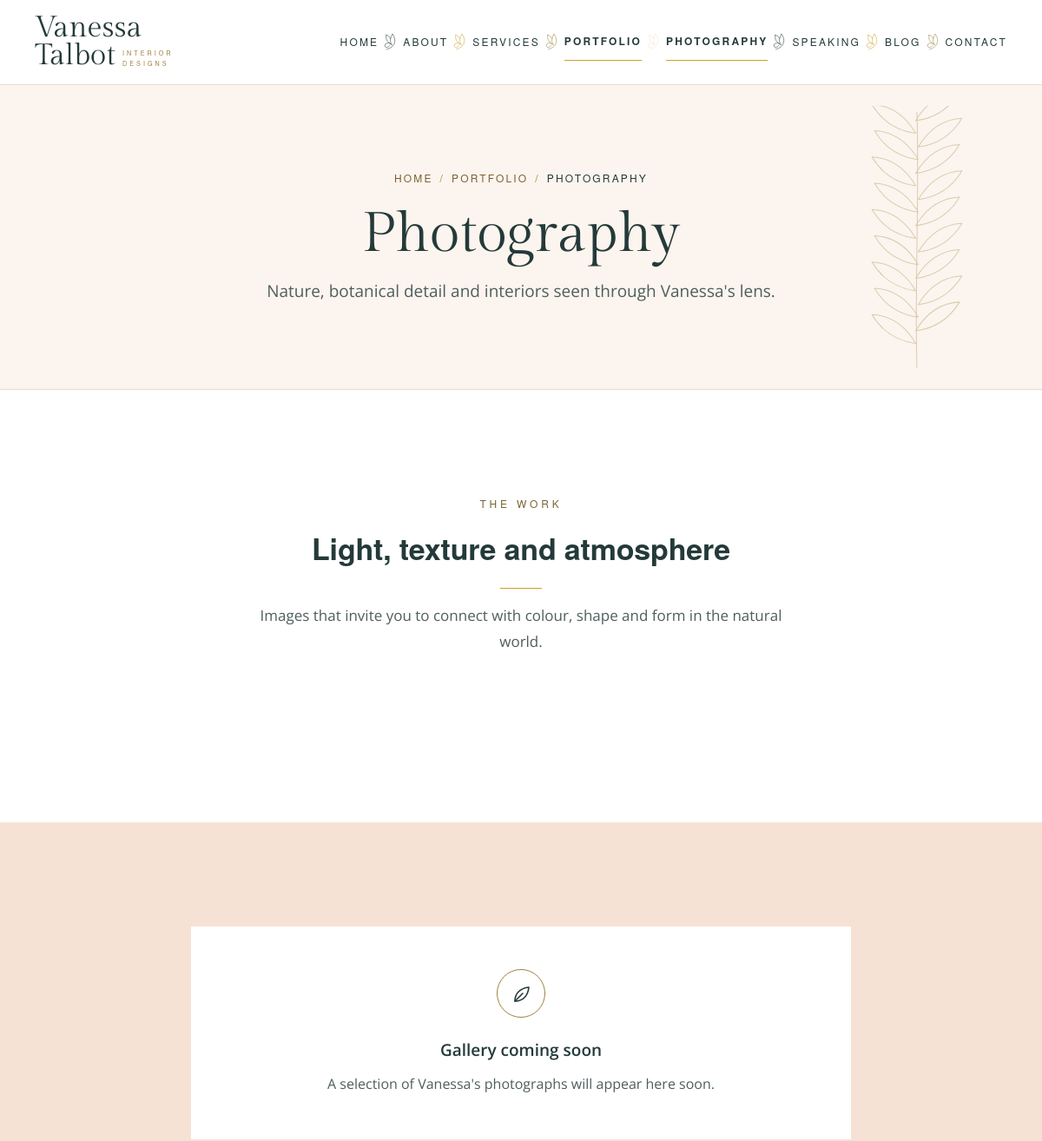
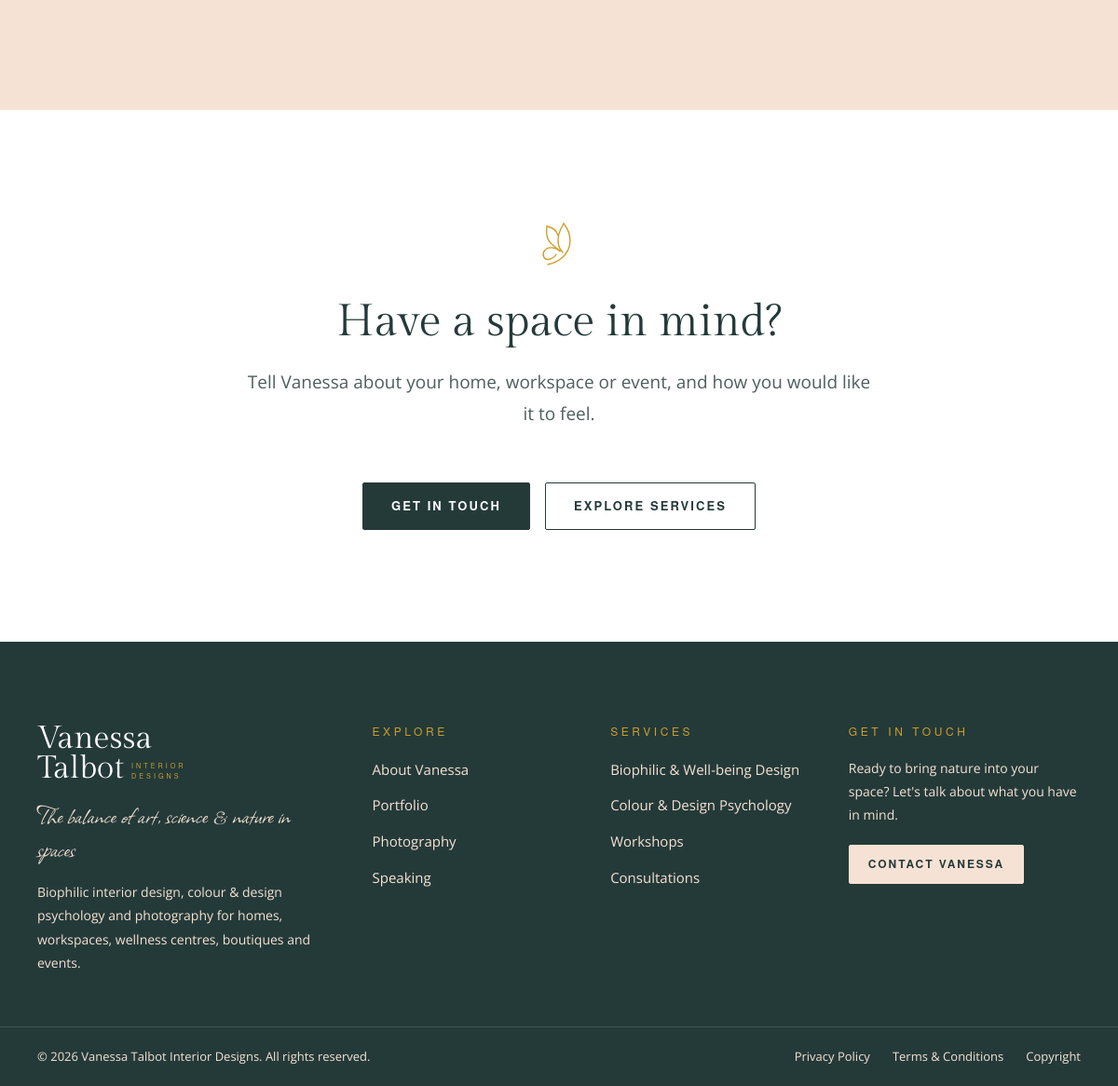
Page /portfolio/photography-gallery.php on the committed database (2 pictures, top to bottom).
### tables this page shows
CREATE TABLE IF NOT EXISTS PageSections (
    SectionID           INT UNSIGNED NOT NULL AUTO_INCREMENT,
    PageKey             VARCHAR(50)  NOT NULL,
    SectionKey          VARCHAR(100) NOT NULL,
    Eyebrow             VARCHAR(255) NULL,
    Heading             VARCHAR(255) NULL,
    Introduction        TEXT NULL,
    Body                MEDIUMTEXT NULL,
    ButtonText          VARCHAR(100) NULL,
    ButtonLink          VARCHAR(500) NULL,
    SecondaryButtonText VARCHAR(100) NULL,
    SecondaryButtonLink VARCHAR(500) NULL,
    Image               VARCHAR(500) NULL,
    ImageAlt            VARCHAR(255) NULL,
    DisplayOrder        INT NOT NULL DEFAULT 0,
    Status              ENUM('Draft','Published','Archived') NOT NULL DEFAULT 'Draft',
    CreatedDate         DATETIME NOT NULL DEFAULT CURRENT_TIMESTAMP,
    UpdatedDate         DATETIME NOT NULL DEFAULT CURRENT_TIMESTAMP ON UPDATE CURRENT_TIMESTAMP,
    LastEditedBy        INT UNSIGNED NULL,
    LastEditedDate      DATETIME NULL,
    PRIMARY KEY (SectionID),
    UNIQUE KEY uq_PageSections_Key (PageKey, SectionKey),
    KEY idx_PageSections_Listing (PageKey, Status, DisplayOrder),
    CONSTRAINT fk_PageSections_LastEditedBy FOREIGN KEY (LastEditedBy)
        REFERENCES AdminUsers (AdminUserID) ON UPDATE CASCADE ON DELETE SET NULL
);

CREATE TABLE IF NOT EXISTS WebsiteSettings (
    SettingID           INT UNSIGNED NOT NULL DEFAULT 1,
    BusinessName        VARCHAR(150) NOT NULL,
    Tagline             VARCHAR(255) NULL,
    Phone               VARCHAR(30)  NULL,
    WhatsApp            VARCHAR(30)  NULL,
    Email               VARCHAR(254) NULL,
    EnquiryEmail        VARCHAR(254) NULL COMMENT 'Where contact-form messages are sent',
    AddressLine1        VARCHAR(150) NULL,
    AddressLine2        VARCHAR(150) NULL,
    City                VARCHAR(100) NULL,
    Province            VARCHAR(100) NULL,
    PostalCode          VARCHAR(10)  NULL,
    Country             VARCHAR(100) NULL,
    ShowAddress         TINYINT(1) NOT NULL DEFAULT 0 COMMENT 'Street address is private unless switched on',
    RegistrationNumber  VARCHAR(50)  NULL,
    VATNumber           VARCHAR(30)  NULL,
    Facebook            VARCHAR(500) NULL,
    Instagram           VARCHAR(500) NULL,
    LinkedIn            VARCHAR(500) NULL,
    Pinterest           VARCHAR(500) NULL,
    YouTube             VARCHAR(500) NULL,
    TikTok              VARCHAR(500) NULL,
    FooterCopyright     VARCHAR(255) NULL,
    GoogleAnalyticsCode VARCHAR(50)  NULL COMMENT 'Measurement ID only (G-XXXXXXX), never script markup',
    UpdatedDate         DATETIME NOT NULL DEFAULT CURRENT_TIMESTAMP ON UPDATE CURRENT_TIMESTAMP,
    PRIMARY KEY (SettingID),
    CONSTRAINT chk_WebsiteSettings_SingleRow CHECK (SettingID = 1)
);

### portfolio/photography-gallery.php (called while the page is built, shortened)
<?php
require dirname(__DIR__) . '/includes/page-portfolio-category.php';

### includes/database.php (called while the page is built, shortened)
<?php
function db(): PDO
{
    static $pdo = null;
    if ($pdo instanceof PDO) {
        return $pdo;
    }
    $dsn = sprintf('mysql:host=%s;port=%s;dbname=%s;charset=%s', DB_HOST, DB_PORT, DB_NAME, DB_CHARSET);
    try {
        $pdo = new PDO($dsn, DB_USER, DB_PASS, [
            PDO::ATTR_ERRMODE            => PDO::ERRMODE_EXCEPTION,
            PDO::ATTR_DEFAULT_FETCH_MODE => PDO::FETCH_ASSOC,
            PDO::ATTR_EMULATE_PREPARES   => false,
            PDO::ATTR_TIMEOUT            => 5,
        ]);
        $pdo->exec("SET time_zone = '+02:00', SESSION sql_mode = 'STRICT_ALL_TABLES,ERROR_FOR_DIVISION_BY_ZERO,NO_ENGINE_SUBSTITUTION'");
    } catch (PDOException $error) {
        $pdo = null;
        error_log('Database connection failed: ' . $error->getMessage());
        throw new RuntimeException('The database is unavailable.');
    }
    return $pdo;
}
function db_query(string $sql, array $params = []): PDOStatement
{
    $statement = db()->prepare($sql);
    $statement->execute($params);
    return $statement;
}
function db_row(string $sql, array $params = []): ?array
{
    $row = db_query($sql, $params)->fetch();
    return $row === false ? null : $row;
}
function db_all(string $sql, array $params = []): array
{
    return db_query($sql, $params)->fetchAll();
}

### includes/page-map.php (called while the page is built, shortened)
<?php
function staff_viewer(): ?array
{
    static $checked = false, $viewer = null;
    if ($checked) {
        return $viewer;
    }
    $checked = true;
    if (empty($_COOKIE['VTIDSESSION']) || PHP_SAPI === 'cli') {
        return null;
    }
    return $viewer;
}
function ed_section(?array $section, string $field): string
{
    if ($section === null || empty($section['SectionID']) || staff_viewer() === null) {
        return '';
    }
    $where = trim(cms_safe_label((string) $section['SectionKey']));
    $label = $field === 'Image' ? 'Image' : edit_label('page_sections', $field);
    return edit_attr('admin/section-edit.php?id=' . (int) $section['SectionID'] . '#row-' . $field, 'page_sections.edit', $label . ' (' . strtolower($where) . ')');
}
function ed_setting(string $field): string
{
    return staff_viewer() === null ? '' : edit_attr('admin/settings.php?edit=1#row-' . $field, 'settings.edit', edit_label('settings', $field) . ' (Website Settings)');
}
function hidden_blocks(string $page, array $published, array $only = []): string
{
    $viewer = staff_viewer();
    if ($viewer === null || !role_can($viewer['Role'], 'page_sections.edit')) {
        return '';
    }
    $html = '';
    return $html;
}

### includes/content.php (the view, shortened to what this page needs)
<?php
require_once INCLUDES_PATH . '/database.php';
require_once INCLUDES_PATH . '/page-map.php';
function content_fetch(string $key, callable $query): mixed
{
    static $databaseDown = false;
    static $fallback = null;
    if (!$databaseDown) {
        try {
            $result = $query();
            if ($result !== null) {
                return $result;
            }
        } catch (Throwable $error) {
            $databaseDown = true;
            error_log('Public content unavailable, using fallback: ' . $error->getMessage());
        }
    }
    $fallback ??= require INCLUDES_PATH . '/content-fallback.php';
    return $fallback[$key] ?? [];
}
function site_tagline(): string
{
    static $tagline = null;
    return $tagline ??= (string) (content_fetch('settings', static fn() => db_row('SELECT Tagline FROM WebsiteSettings WHERE SettingID = 1'))['Tagline'] ?? '');
}
function tagline_html(): string
{
    return str_replace('&amp;', '<span class="tagline__amp">&amp;</span>', e(site_tagline()));
}
function site_sections(string $page): array
{
    return content_fetch('sections_' . $page, static function () use ($page): array {
        $sections = [];
        foreach (db_all("SELECT * FROM PageSections WHERE PageKey = ? AND Status = 'Published' ORDER BY DisplayOrder", [$page]) as $section) {
            $section['items'] = db_all("SELECT * FROM PageSectionItems WHERE SectionID = ? AND Status = 'Published' ORDER BY DisplayOrder, ItemID", [$section['SectionID']]);
            $sections[$section['SectionKey']] = $section;
        }
        return $sections;
    });
}
function content_url(?string $link): string
{
    $link = trim((string) $link);
    return preg_match('/^[a-z][a-z0-9+.-]*:/i', $link) ? $link : url($link);
}
function content_link(?string $text, ?string $link, string $class, string $after = '', string $edit = ''): string
{
    return '<a class="' . e($class) . '" href="' . e(content_url($link)) . '"' . $edit . '>' . e($text) . $after . '</a>';
}
function content_paragraphs(?string $text, string $firstClass = '', string $edit = ''): string
{
    $html = '';
    foreach (preg_split('/\n\s*\n/', trim((string) $text)) ?: [] as $index => $paragraph) {
        if ($paragraph !== '') {
            $class = $index === 0 && $firstClass !== '' ? ' class="' . e($firstClass) . '"' : '';
            $html .= '<p' . $class . $edit . '>' . nl2br(e($paragraph), false) . '</p>';
        }
    }
    return $html;
}
function content_labelled(array $section, string $id): string
{
    return trim((string) ($section['Heading'] ?? '')) === '' ? '' : ' aria-labelledby="' . e($id) . '"';
}
function content_eyebrow(array $section): string
{
    return trim((string) ($section['Eyebrow'] ?? '')) === '' ? '' : '<p class="eyebrow"' . ed_section($section, 'Eyebrow') . '>' . e($section['Eyebrow']) . '</p>';
}
function content_heading(array $section, string $id): string
{
    return trim((string) ($section['Heading'] ?? '')) === '' ? '' : '<h2 id="' . e($id) . '"' . ed_section($section, 'Heading') . '>' . e($section['Heading']) . '</h2>';
}
function content_section_header(array $section, string $id, ?string $intro = null, string $introEdit = ''): string
{
    if ($intro === null) {
        $intro     = $section['Introduction'] ?? '';
        $introEdit = ed_section($section, 'Introduction');
    }
    return '<header class="section-header">' . content_eyebrow($section) . content_heading($section, $id)
         . (trim((string) $intro) === '' ? '' : '<p' . $introEdit . '>' . e($intro) . '</p>') . '</header>';
}
function content_hero_open(array $header, string $edit = ''): string
{
    $image = trim((string) ($header['Image'] ?? ''));
    $at    = ed_section(!empty($header['SectionID']) ? $header : null, 'Image');
    if ($image === '' || !link_is_safe($image)) {
        return '<section class="page-hero" aria-labelledby="page-title">' . $edit
             . ($at !== '' ? '<span class="page-hero__image-spot"' . $at . '>' . botanical('botanical page-hero__botanical') . '</span>' : botanical('botanical page-hero__botanical'));
    }
    return '<section class="page-hero page-hero--image" aria-labelledby="page-title">' . $edit
         . '<img class="page-hero__image" src="' . e(image_url($image, 'full')) . '"' . image_srcset($image, '100vw') . ' alt="' . e($header['ImageAlt'] ?? '') . '"' . $at . '>';
}
function content_page_hero(array $header, array $crumbs, string $edit = '', string $headingEdit = '', string $introEdit = ''): string
{
    $trail = '<li><a href="' . e(url('index.php')) . '">Home</a></li>';
    foreach ($crumbs as [$label, $path]) {
        $trail .= '<li><a href="' . e(url($path)) . '">' . e($label) . '</a></li>';
    }
    $heading = (string) ($header['Heading'] ?? '');
    $intro   = trim((string) ($header['Introduction'] ?? ''));
    if (!empty($header['SectionID'])) {
        $headingEdit = ed_section($header, 'Heading');
        $introEdit   = ed_section($header, 'Introduction');
    }
    return content_hero_open($header, $edit)
         . '<div class="container"><nav class="breadcrumb" aria-label="Breadcrumb"><ol>' . $trail
         . '<li aria-current="page">' . e($heading) . '</li></ol></nav>'
         . '<h1 id="page-title"' . $headingEdit . '>' . e($heading) . '</h1>'
         . ($intro === '' ? '' : '<p class="page-hero__lead"' . $introEdit . '>' . e($intro) . '</p>')
         . '</div></section>';
}
function content_closing(array $section, string $id, string $edit = ''): string
{
    return '<section class="section cta-banner"' . content_labelled($section, $id) . '>' . $edit . '<div class="container cta-banner__inner">'
         . content_heading($section, $id) . content_paragraphs($section['Introduction'] ?? '', '', ed_section($section, 'Introduction'))
         . '<div class="btn-group btn-group--centred">'
         . content_link($section['ButtonText'] ?? '', $section['ButtonLink'] ?? '', 'btn btn--primary', '', ed_section($section, 'ButtonText'))
         . content_link($section['SecondaryButtonText'] ?? '', $section['SecondaryButtonLink'] ?? '', 'btn btn--outline', '', ed_section($section, 'SecondaryButtonText'))
         . '</div></div></section>';
}
function content_empty_state(array $section): string
{
    return '<div class="empty-state"><span class="empty-state__icon">' . icon('leaf') . '</span>'
         . '<p class="empty-state__title"' . ed_section($section, 'Heading') . '>' . e($section['Heading'] ?? '') . '</p>'
         . content_paragraphs($section['Introduction'] ?? '', '', ed_section($section, 'Introduction')) . '</div>';
}

### includes/footer.php (shortened to what this page needs)
<?php
$layout = $layout ?? 'public';
if ($layout !== 'admin') {
    require_once INCLUDES_PATH . '/content.php';
    $footerContent = site_sections('global')['footer'] ?? [];
}
if ($layout === 'admin'): ?>
</div>
</div>
<script src="<?= e(asset('js/admin.js')) ?>" defer></script>
<script src="<?= e(asset('js/visual-editor.js')) ?>" defer></script>
<?php else: ?>
<footer class="site-footer">
    <div class="container site-footer__inner">
        <div class="site-footer__brand">
            <p class="brand"><?= brand_logo('light') ?></p>
            <p class="tagline site-footer__tagline"<?= ed_setting('Tagline') ?>><?= tagline_html() ?></p>
            <p class="site-footer__about"<?= ed_section($footerContent ?: null, 'Introduction') ?>><?= e($footerContent['Introduction'] ?? '') ?></p>
        </div>
        <nav class="site-footer__col" aria-labelledby="footer-explore">
            <h2 id="footer-explore" class="site-footer__heading">Explore</h2>
            <ul>
                <li><a href="<?= e(url('about.php')) ?>">About Vanessa</a></li>
                <li><a href="<?= e(url('portfolio.php')) ?>">Portfolio</a></li>
                <li><a href="<?= e(url('portfolio/photography-gallery.php')) ?>">Photography</a></li>
                <li><a href="<?= e(url('services/speaking-engagements.php')) ?>">Speaking</a></li>
            </ul>
        </nav>
        <nav class="site-footer__col" aria-labelledby="footer-services">
            <h2 id="footer-services" class="site-footer__heading">Services</h2>
            <ul>
                <li><a href="<?= e(url('services/biophilic-design.php')) ?>">Biophilic &amp; Well-being Design</a></li>
                <li><a href="<?= e(url('services/colour-psychology.php')) ?>">Colour &amp; Design Psychology</a></li>
                <li><a href="<?= e(url('services/workshops.php')) ?>">Workshops</a></li>
                <li><a href="<?= e(url('services/consultations.php')) ?>">Consultations</a></li>
            </ul>
        </nav>
        <div class="site-footer__col">
            <h2 class="site-footer__heading">Get in touch</h2>
            <p<?= ed_section($footerContent ?: null, 'Body') ?>><?= e($footerContent['Body'] ?? '') ?></p>
            <?= content_link($footerContent['ButtonText'] ?? '', $footerContent['ButtonLink'] ?? '', 'btn btn--light btn--small', '', ed_section($footerContent ?: null, 'ButtonText')) ?>
        </div>
    </div>
    <div class="site-footer__legal">
        <div class="container">
            <p>&copy; <?= date('Y') ?> <?= e(SITE_NAME) ?>. All rights reserved.</p>
            <ul>
                <li><a href="<?= e(url('privacy-policy.php')) ?>">Privacy Policy</a></li>
                <li><a href="<?= e(url('terms-and-conditions.php')) ?>">Terms &amp; Conditions</a></li>
                <li><a href="<?= e(url('copyright.php')) ?>">Copyright</a></li>
            </ul>
        </div>
    </div>
</footer>
<?php endif; ?>
</body>
</html>

### rows in the picture
pagesections: Heading "PHOTOGRAPHY", Heading "Photography", Introduction "Nature, botanical detail and interiors seen through Vanessa's lens."
pagesections: Eyebrow "THE WORK", Heading "Light, texture and atmosphere", Introduction "Images that invite you to connect with colour, shape and form in the natural world."
pagesections: Heading "Gallery coming soon", Introduction "A selection of Vanessa's photographs will appear here soon."
pagesections: Heading "Have a space in mind?", Introduction "Tell Vanessa about your home, workspace or event, and how you would like it to feel.", ButtonText "GET IN TOUCH EXPLORE SERVICES"
websitesettings: Tagline "The balance of art, science & nature in spaces"
pagesections: Introduction "Biophilic interior design, colour & design psychology and photography for homes, workspaces, wellness centres, boutiques and events.", Body "Ready to bring nature into your space? Let's talk about what you have in mind.", ButtonText "CONTACT VANESSA"

### other values in the picture
$item['label'] "HOME"
$item['label'] "ABOUT"
$item['label'] "SERVICES"
$item['label'] "PORTFOLIO"
$item['label'] "PHOTOGRAPHY"
$item['label'] "SPEAKING"
$item['label'] "BLOG"
$item['label'] "CONTACT"
$label "PORTFOLIO"
SITE_NAME "Vanessa Talbot Interior Designs"
